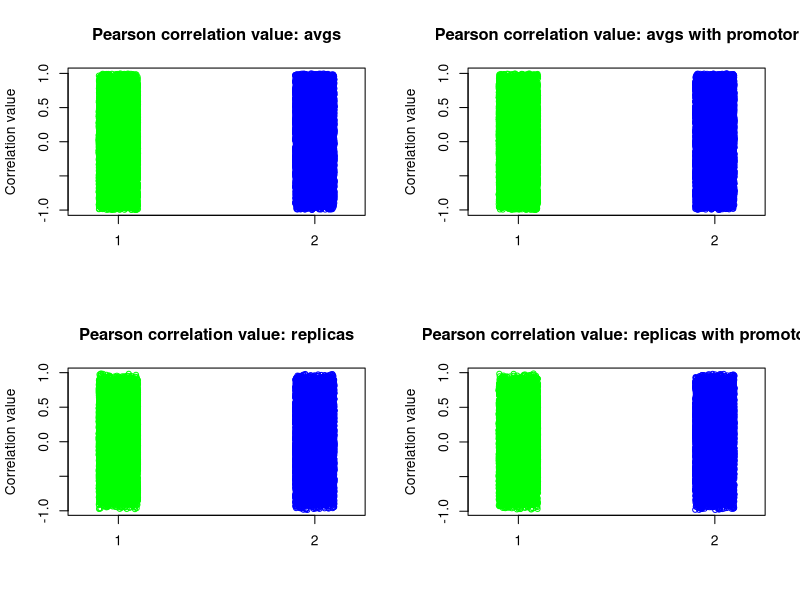
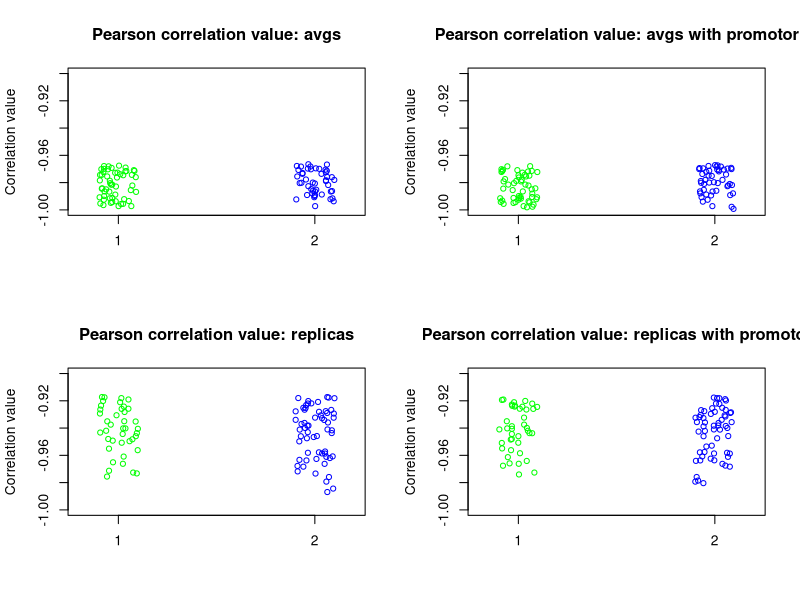

Write the R code that produced these figures, in order.
# Top hundred genes with correlation value close to -1. 

# Packages
# install.packages("stringi")
library("stringi")

# Read in tables
pearson_corr_avgs <- read.table("1_2_pearson_corr_avgs.tsv", header = TRUE) 
pearson_corr_avgs_with_pro <- read.table("1_2_pearson_corr_avgs_with_pro.tsv", header = TRUE) 
pearson_corr_rep <- read.table("1_2_pearson_corr_rep.tsv", header = TRUE) 
pearson_corr_rep_with_pro <- read.table("1_2_pearson_corr_rep_with_pro.tsv", header = TRUE) 

# Take top number values from each dataframe 
top_num <- 100
top_pearson_corr_avgs <- head(pearson_corr_avgs[order(-pearson_corr_avgs$Value, decreasing =TRUE),], top_num)
top_pearson_corr_avgs_with_pro <- head(pearson_corr_avgs_with_pro[order(-pearson_corr_avgs_with_pro$Value, decreasing =TRUE),], top_num)
top_pearson_corr_rep <- head(pearson_corr_rep[order(-pearson_corr_rep$Value, decreasing =TRUE),], top_num)
top_pearson_corr_rep_with_pro <- head(pearson_corr_rep_with_pro[order(-pearson_corr_rep_with_pro$Value, decreasing =TRUE),], top_num)

# Gener samma 
a <- intersect(top_pearson_corr_avgs$Geneid, top_pearson_corr_avgs_with_pro$Geneid)
b <- intersect(top_pearson_corr_rep$Geneid, top_pearson_corr_rep_with_pro$Geneid)
c <- intersect(a,b)

# replicat and average utan promotor 
d <- intersect(top_pearson_corr_avgs$Geneid, top_pearson_corr_rep$Geneid)

# replicat and average med promotor 
e <- intersect(top_pearson_corr_avgs_with_pro$Geneid, top_pearson_corr_rep_with_pro$Geneid)

# Plot sex mot veg alla gene

avgs <- list(subset(pearson_corr_avgs, Tissue == "veg")$Value,
             subset(pearson_corr_avgs, Tissue == "sex")$Value)
avgs_p <- list(subset(pearson_corr_avgs_with_pro, Tissue == "veg")$Value,
               subset(pearson_corr_avgs_with_pro, Tissue == "sex")$Value)
rep <- list(subset(pearson_corr_rep, Tissue == "veg")$Value,
            subset(pearson_corr_rep, Tissue == "sex")$Value)
rep_p <- list(subset(pearson_corr_rep_with_pro, Tissue == "veg")$Value,
            subset(pearson_corr_rep_with_pro, Tissue == "sex")$Value)
  
  
par(mfrow=c(2,2))
stripchart(avgs,
           main="Pearson correlation value: avgs",
           xlab="",
           ylab="Correlation value",
           method="jitter",
           col=c("green", "blue"),
           pch=1, 
           vertical=TRUE
)
stripchart(avgs_p,
           main="Pearson correlation value: avgs with promotor",
           xlab="",
           ylab="Correlation value",
           method="jitter",
           col=c("green", "blue"),
           pch=1, 
           vertical=TRUE
)
stripchart(rep,
           main="Pearson correlation value: replicas",
           xlab="",
           ylab="Correlation value",
           method="jitter",
           col=c("green", "blue"),
           pch=1, 
           vertical=TRUE
)
stripchart(rep_p,
           main="Pearson correlation value: replicas with promotor",
           xlab="",
           ylab="Correlation value",
           method="jitter",
           col=c("green", "blue"),
           pch=1, 
           vertical=TRUE
)


# Sex mot veg for top 100
avgs <- list(subset(top_pearson_corr_avgs, Tissue == "veg")$Value,
             subset(top_pearson_corr_avgs, Tissue == "sex")$Value)
avgs_p <- list(subset(top_pearson_corr_avgs_with_pro, Tissue == "veg")$Value,
               subset(top_pearson_corr_avgs_with_pro, Tissue == "sex")$Value)
rep <- list(subset(top_pearson_corr_rep, Tissue == "veg")$Value,
            subset(top_pearson_corr_rep, Tissue == "sex")$Value)
rep_p <- list(subset(top_pearson_corr_rep_with_pro, Tissue == "veg")$Value,
              subset(top_pearson_corr_rep_with_pro, Tissue == "sex")$Value)

par(mfrow=c(2,2))
stripchart(avgs,
           main="Pearson correlation value: avgs",
           xlab="",
           ylab="Correlation value",
           method="jitter",
           col=c("green", "blue"),
           pch=1, 
           vertical=TRUE,
           ylim = c(-1, -0.9)
)
stripchart(avgs_p,
           main="Pearson correlation value: avgs with promotor",
           xlab="",
           ylab="Correlation value",
           method="jitter",
           col=c("green", "blue"),
           pch=1, 
           vertical=TRUE, 
           ylim = c(-1, -0.9)
)
stripchart(rep,
           main="Pearson correlation value: replicas",
           xlab="",
           ylab="Correlation value",
           method="jitter",
           col=c("green", "blue"),
           pch=1, 
           vertical=TRUE,
           ylim = c(-1, -0.9)
)
stripchart(rep_p,
           main="Pearson correlation value: replicas with promotor",
           xlab="",
           ylab="Correlation value",
           method="jitter",
           col=c("green", "blue"),
           pch=1, 
           vertical=TRUE,
           ylim = c(-1, -0.9)
)


